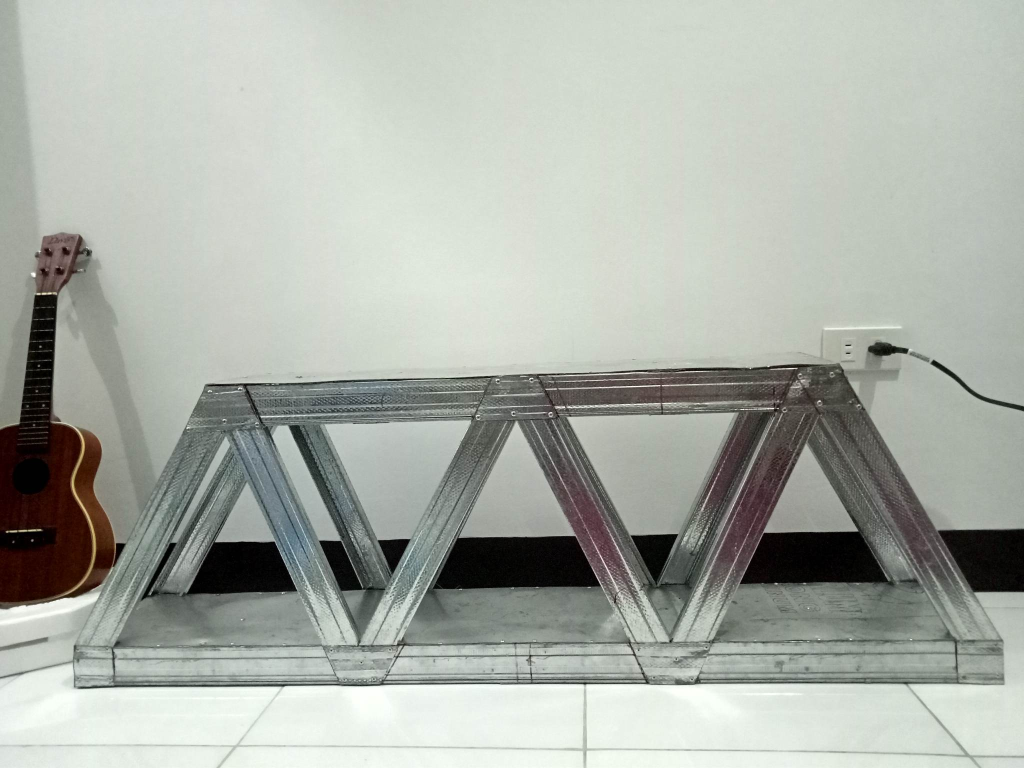
%> input picture Try/try2.jpg, 2048 x 1536 px (shown at 1/2 size)
$ octave try_lang.m   (GNU Octave 9; MATLAB toolbox functions it lacks are replaced by stand-ins)
%> lines starting %> are read from the running program, lines starting %| are printed output that depends on the picture; in (x1, y1, x2, y2) boxes, pixels count from 0 and x2, y2 are one past the last pixel; in counts of white or black regions, pixels touching at a corner belong together; the program's own positions count from 1
clear;
%%alexnet = alexnet;
%%layers = alexnet.Layers;
%%layers(23) = fullyConnectedLayer(4);
%%layers(25) = classificationLayer;
%%allImages = imageDatastore('myImages', 'IncludeSubfolders', true, 'LabelSource', 'foldernames');
%%[trainingImages, testImages] = splitEachLabel(allImages, 0.8, 'randomize');
%%opts = trainingOptions('sgdm', 'InitialLearnRate', 0.001, 'MaxEpochs', 20, 'MiniBatchSize', 64);
%%myNet = trainNetwork(trainingImages, layers, opts);

I = imread('try2.jpg');
%> I is the input picture: size 1536x2048x3 uint8; mean R, G, B 170.7, 175.5, 167.7
%%sz = myNet.Layers(1).InputSize;

A = [150 800 300 500]; % [xmin ymin width height]
cropped_imageA = imcrop(I, A);

input_dataA = single(cropped_imageA);
input_dataA = (input_dataA - 128) / 128;

B = [460 800 260 500]; % [xmin ymin width height]
cropped_imageB = imcrop(I, B);

input_dataB = single(cropped_imageB);
input_dataB = (input_dataB - 128) / 128;

C = [730 800 300 500]; % [xmin ymin width height]
cropped_imageC = imcrop(I, C);

input_dataC = single(cropped_imageC);
input_dataC = (input_dataC - 128) / 128;

D = [1050 800 300 500]; % [xmin ymin width height]
cropped_imageD = imcrop(I, D);
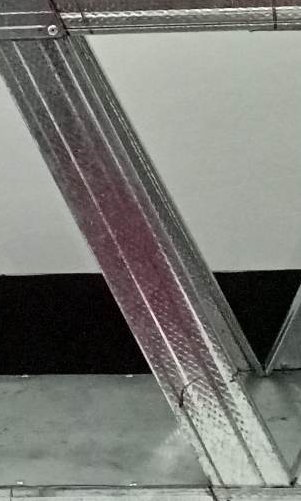
%> cropped_imageD: size 501x301x3 uint8; mean R, G, B 120.8, 121.4, 116.4

input_dataD = single(cropped_imageD);
input_dataD = (input_dataD - 128) / 128;

E = [1340 800 300 500]; % [xmin ymin width height]
cropped_imageE = imcrop(I, E);
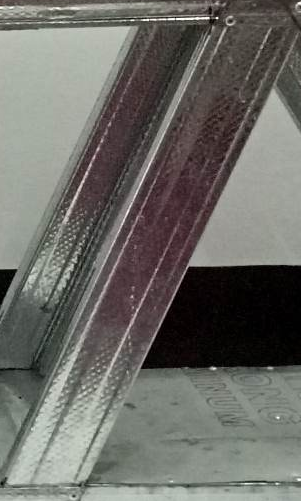
%> cropped_imageE: size 501x301x3 uint8; mean R, G, B 108.1, 107.4, 102.5

input_dataE = single(cropped_imageE);
input_dataE = (input_dataE - 128) / 128;

F = [1650 800 350 500]; % [xmin ymin width height]
cropped_imageF = imcrop(I, F);
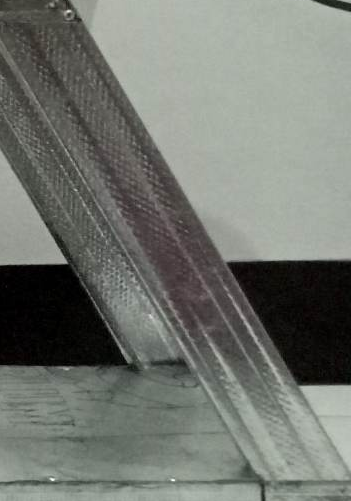
%> cropped_imageF: size 501x351x3 uint8; mean R, G, B 114.9, 118.7, 112.2

input_dataF = single(cropped_imageF);
input_dataF = (input_dataF - 128) / 128;

% Run the image through the network and get the classification result
%% output = classify(myNet, input_data);

picture_resize = imresize(input_dataA,[227,227]);
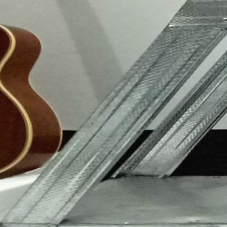
%> picture_resize: size 227x227x3 single; mean R, G, B -0.0702, -0.0592, -0.127; drawn with min black and max white
imshow(input_dataA);
 hold on;
 rectangle('Position', [150 800 300 500], 'EdgeColor', 'red');
 text(400, 750, 'A', 'Color', 'red', 'FontSize', 20);
 hold off;

 hold on;
 rectangle('Position', [460 800 260 500], 'EdgeColor', 'b');
 text(700, 750, 'B', 'Color', 'b', 'FontSize', 20);
 hold off;

 hold on;
 rectangle('Position', [730 800 300 500], 'EdgeColor', 'r');
 text(1000, 750, 'C', 'Color', 'r', 'FontSize', 20);
 hold off;

 hold on;
 rectangle('Position', [1050 800 300 500], 'EdgeColor', 'b');
 text(1310, 750, 'D', 'Color', 'b', 'FontSize', 20);
 hold off;

 hold on;
 rectangle('Position', [1340 800 300 500], 'EdgeColor', 'r');
 text(1600, 750, 'E', 'Color', 'r', 'FontSize', 20);
 hold off;

 hold on;
 rectangle('Position', [1650 800 350 500], 'EdgeColor', 'b');
 text(1970, 750, 'F', 'Color', 'b', 'FontSize', 20);
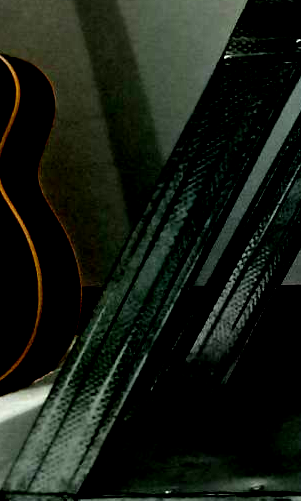
%> figure redrawn from the program's plot data
 hold off;

 gray = rgb2gray(I);
 edges = edge(gray, 'Canny');
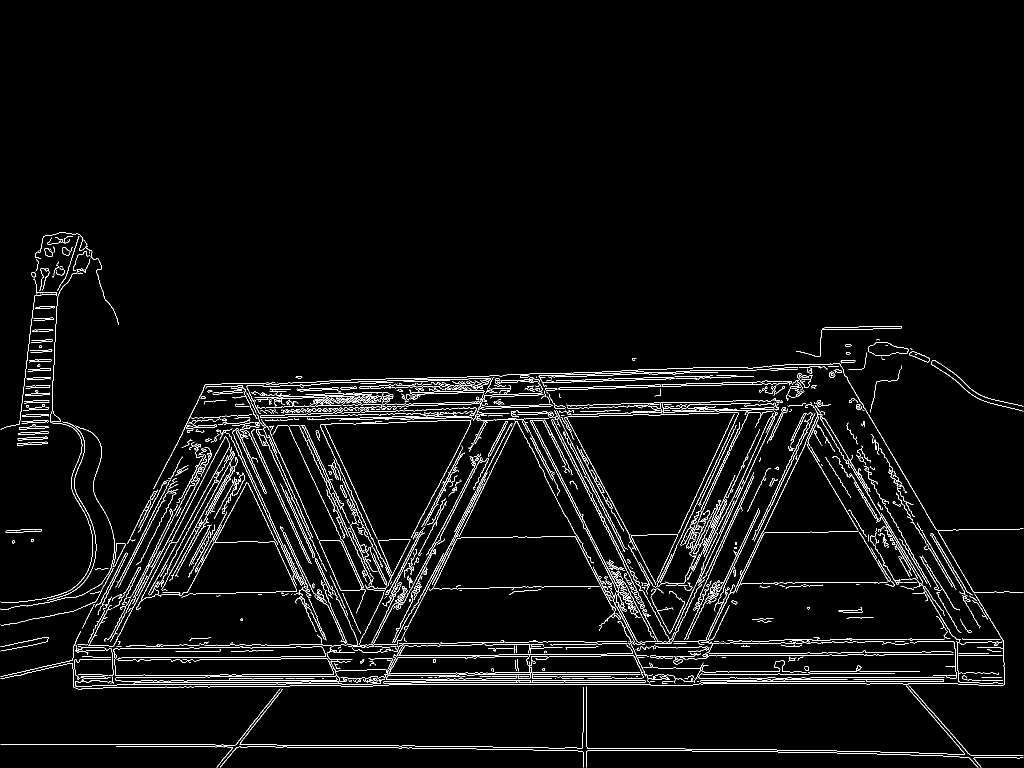
%> edges: size 1536x2048 logical (shown at 1/2 size); 3.4% white in thin lines or dots, all inside (x1, y1, x2, y2) = (1, 464, 2047, 1535)
 [H, theta, rho] = hough(edges);
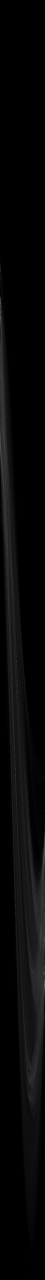
%> H: size 5119x180 double (shown at 1/4 size); min 0, max 688, mean 20.6; drawn with min black and max white
%> theta = 180 values from -90 to 89; rho = 5119 values from -2559 to 2559
 peaks = houghpeaks(H, 5);
%> peaks = [1196 1; 3753 180; 3652 180; 1084 2; 1250 1]
 angle = theta(peaks(2, 2));
%> angle = 89
 angle = angle * 180 / pi;
%> angle = 5099.3
 disp(angle)
%| 5099.3
 degrees = angle * (180/pi);
%> degrees = 292169.8
 degrees = floor(degrees / 1000);
%> degrees = 292
 result_degree = mod(degrees, 1000);
%> result_degree = 292
 disp([num2str(result_degree), char(176)]);
%| 292�
 %%disp([sprintf('%.0f', degrees), char(176)]);
%% disp([sprintf('%.3f', degrees), char(176)]);
% Display the result
%%disp(output);

$ run again, with Try/try.jpg copied over Try/try2.jpg
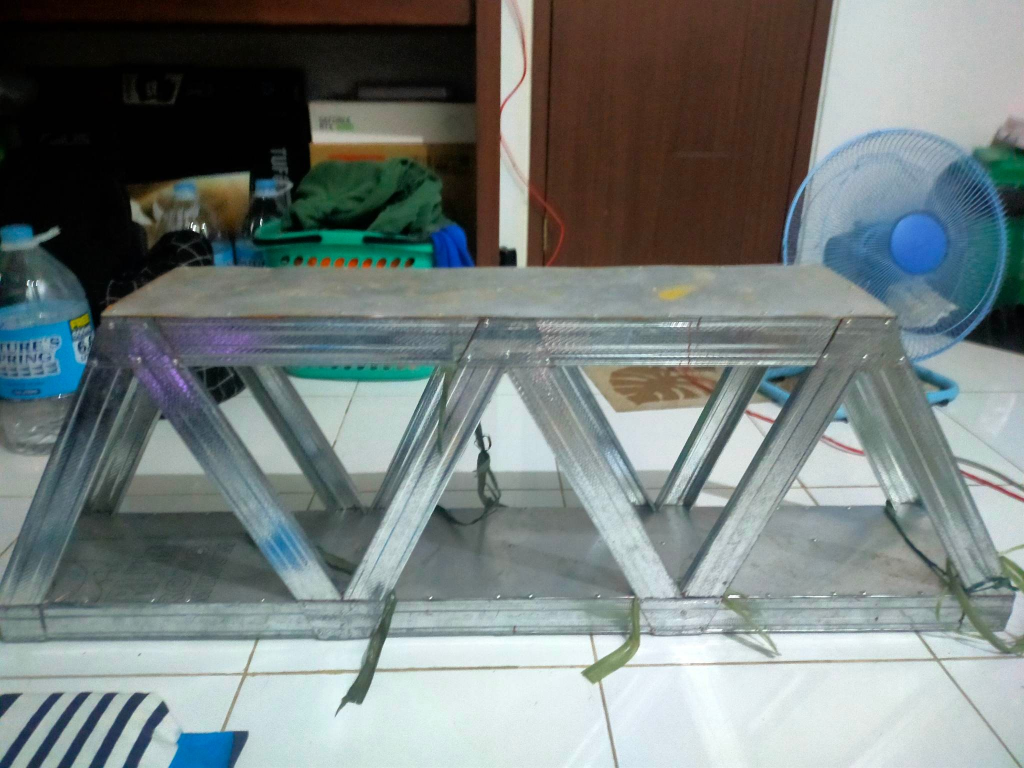
%> input picture Try/try.jpg, 2048 x 1536 px (shown at 1/2 size)
%> I is the input picture: size 1536x2048x3 uint8; mean R, G, B 116.3, 125.4, 124.1
%> `edges = edge(gray, 'Canny');`:
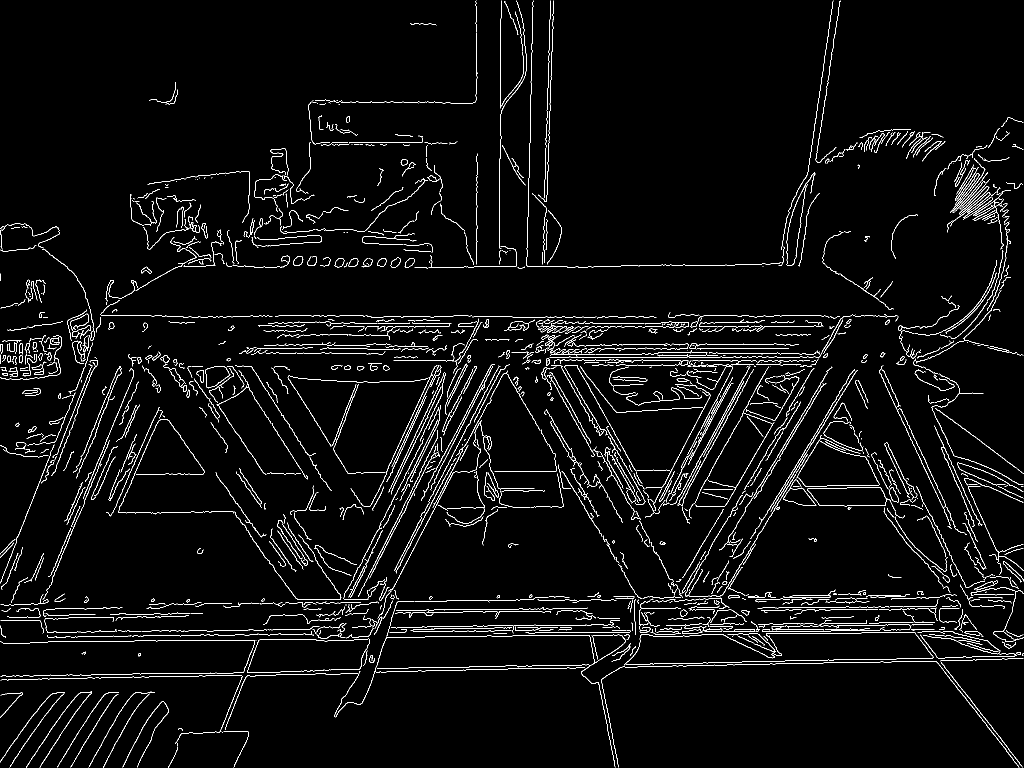
%> edges: size 1536x2048 logical (shown at 1/2 size); 3.5% white in thin lines or dots
%> `[H, theta, rho] = hough(edges);`:
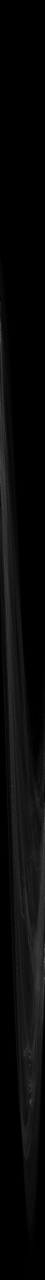
%> H: size 5119x180 double (shown at 1/4 size); min 0, max 590, mean 21.5; drawn with min black and max white
%> theta = 180 values from -90 to 89; rho = 5119 values from -2559 to 2559
%> peaks = [1846 1; 1907 1; 3909 180; 3848 180; 3777 180]
%> `angle = theta(peaks(2, 2));`: angle = -90
%> `angle = angle * 180 / pi;`: angle = -5156.6
%| -5156.6
%> `degrees = angle * (180/pi);`: degrees = -295452.6
%> `degrees = floor(degrees / 1000);`: degrees = -296
%> result_degree = 704
%| 704�
